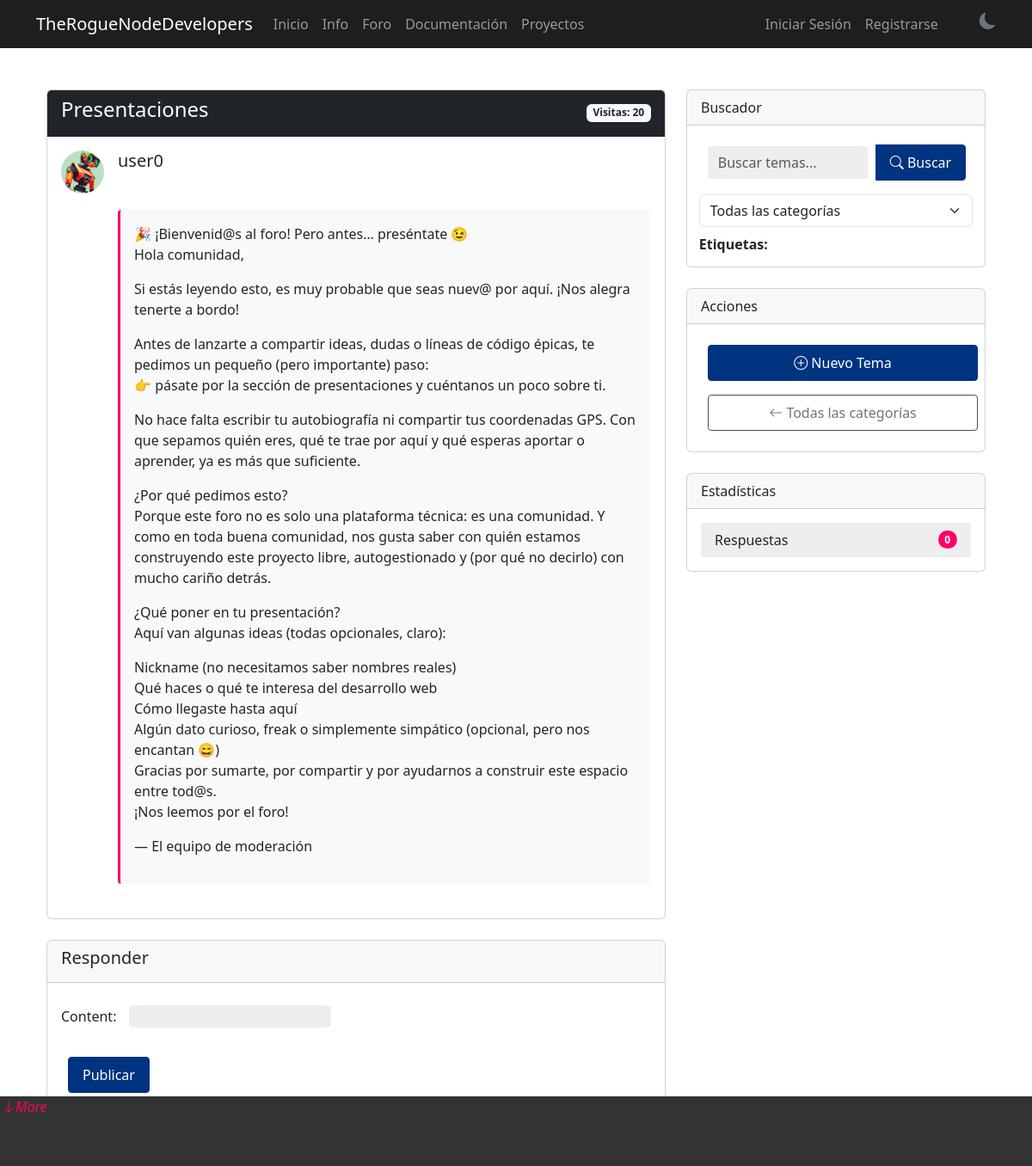
The page /forum/topic/presentaciones/ on the database its author committed.
### forum/models.py (models this page shows, shortened)
class Topic(models.Model):
    tags = models.ManyToManyField(Tag, blank=True)
    title = models.CharField(max_length=200)
    slug = models.SlugField(max_length=220, unique=True)
    content = models.TextField()
    author = models.ForeignKey(CustomUser, on_delete=models.CASCADE, related_name='topics')
    category = models.ForeignKey(Category, on_delete=models.CASCADE, related_name='topics')
    views = models.PositiveIntegerField(default=0)
    is_pinned = models.BooleanField(default=False)
    is_closed = models.BooleanField(default=False)
    created_at = models.DateTimeField(auto_now_add=True)
    updated_at = models.DateTimeField(auto_now=True)
    class Meta:
        ordering = ['-is_pinned', '-created_at']
    def save(self, *args, **kwargs):
        if not self.slug:
            self.slug = slugify(f"{self.title[:200]}-{self.pk}")
        super().save(*args, **kwargs)
    def increment_views(self):
        self.views += 1
        self.save(update_fields=['views'])

### accounts/models.py (models this page shows, shortened)
class CustomUser(AbstractUser):
    email = models.EmailField(_('email address'), unique=True)
    bio = models.TextField(_('biography'), max_length=500, blank=True)
    avatar = models.ImageField(
        upload_to='avatars/',
        blank=True,
        null=True,
        default='avatars/default.png'
    )
    role = models.CharField(max_length=100, blank=True)
    github_profile = models.URLField(blank=True)
    USERNAME_FIELD = 'email'
    REQUIRED_FIELDS = ['username']
    class Meta:
        verbose_name = _('user')
        verbose_name_plural = _('users')

### forum/views.py (the view)
# urls.py: path('topic/<slug:slug>/', views.TopicDetailView.as_view(), name='topic_detail'),
class TopicDetailView(DetailView):
    model = Topic
    template_name = 'forum/topic_detail.html'
    slug_url_kwarg = 'slug'
    context_object_name = 'topic'
    def get_context_data(self, **kwargs):
        context = super().get_context_data(**kwargs)
        context['posts'] = self.object.posts.all()
        context['form'] = PostForm()
        self.object.increment_views()
        return context

### forum/forms.py
class PostForm(forms.ModelForm):
    class Meta:
        model = Post
        fields = ['content']
        widgets = {
            'content': PagedownWidget(
                attrs={'rows': 10, 'placeholder': 'Escribe tu contenido en Markdown...'}
            ),
        }

### forum/templates/forum/topic_detail.html (shortened to what this page needs)
{% extends 'forum/base_forum.html' %}
{% load markdown_tags %}
{% block forum_content %}
<div class="card mb-4">
    <div class="card-header bg-dark text-white">
        <div class="d-flex justify-content-between align-items-center">
            <h4>{{ topic.title }}</h4>
            <span class="badge bg-light text-dark">
                Visitas: {{ topic.views }}
            </span>
        </div>
    </div>
    <div class="card-body">
        <div class="d-flex mb-4">
            <div class="flex-shrink-0 me-3">
                <img src="{{ topic.author.avatar.url|default:'/static/images/default_avatar.png' }}"
                     class="rounded-circle" width="50" alt="{{ topic.author.username }}">
            </div>
            <div class="flex-grow-1">
                <h5 class="mt-0">{{ topic.author.username }}</h5>
                <p class="text-muted small">{{ topic.created_at|date:"DATETIME_FORMAT" }}</p>
                <div class="topic-content bg-light">
                    {{ topic.content|linebreaks }}
                </div>
            </div>
        </div>
    </div>
</div>
<div class="card mt-4">
    <div class="card-header">
        <h5>Responder</h5>
    </div>
    <div class="card-body">
        <form method="post" action="{% url 'forum:post_create' topic.slug %}">
            {{ form.as_p }}
            <button type="submit" class="btn btn-primary">Publicar</button>
        </form>
    </div>
</div>
{% endblock %}
{% block stats %}
<div class="card-body">
    <ul class="list-group list-group-flush">
        <li class="list-group-item d-flex justify-content-between align-items-center">
            Respuestas
            <span class="badge bg-primary rounded-pill">{{ topic.posts.count }}</span>
        </li>
    </ul>
</div>
{% endblock %}

### TheRogueNodeDevelopers/static/css/styles.css (style rules this page uses)
[data-theme="light"] { --primary-bg: #fff; --secondary-bg: #1e1e1e; --text-color: #212529; --accent-color: #ff0066; --card-bg: #eee; --border-color: #495057; --bs-btn-bg: #ff0066; --title-color: #003380; }
body { background-color: var(--primary-bg); color: var(--text-color); transition: background-color 0.3s ease, color 0.3s ease; }
.card { z-index: 1; }
[data-theme="light"] .btn { background-color: #003380; border-color: #003380; }
input { background-color: var(--card-bg) !important; margin: 10px !important; border-radius: 5% !important; border-style:none !important; border-color: var(--border-color); }
.topic-content, .post-content { background-color: var(--card-bg); padding: 1rem; border-radius: 0.25rem; border-left: 3px solid var(--accent-color); }
[data-theme="light"] .list-group-item { background-color: var(--card-bg); border-color: var(--border-color); }
.btn { padding: 0.5rem 1rem; margin: 0.5rem; border-radius: 4px; text-decoration: none; cursor: pointer; }
.text-muted { color: var(--primary-bg) !important; }
body { margin: 0; margin-bottom: 5%; display: flex; flex-direction: column; justify-content: flex-end; }
.rounded-pill { background-color: var(--accent-color) !important; }
.rounded-circle { display: inline-block !important; position: relative !important; width: 50px !important; height: 50px !important; overflow: hidden !important; border-radius: 50% !important; }

### rows shown on the page
Topic: title "Presentaciones", views "20", author.avatar (placeholder picture), author.username "user0", content "🎉 ¡Bienvenid@s al foro! Pero antes… preséntate 😉 Hola comunidad, Si estás leyendo esto, es muy probable que seas nuev@ por aquí. ¡Nos alegra tenerte a bordo! Antes de lanzarte a compartir ideas, dudas o líneas de código épicas, te pedimos un pequeño (pero importante) paso: 👉 pásate por la sección de presentaciones y cuéntanos un poco sobre ti. No hace falta escribir tu autobiografía ni compartir tus coordenadas GPS. Con que sepamos quién eres, qué te trae por aquí y qué esperas aportar o aprender, ya es más que suficiente. ¿Por qué pedimos esto? Porque este foro no es solo una plataforma técnica: es una comunidad. Y como en toda buena comunidad, nos gusta saber con quién estamos…", posts.count "0"
